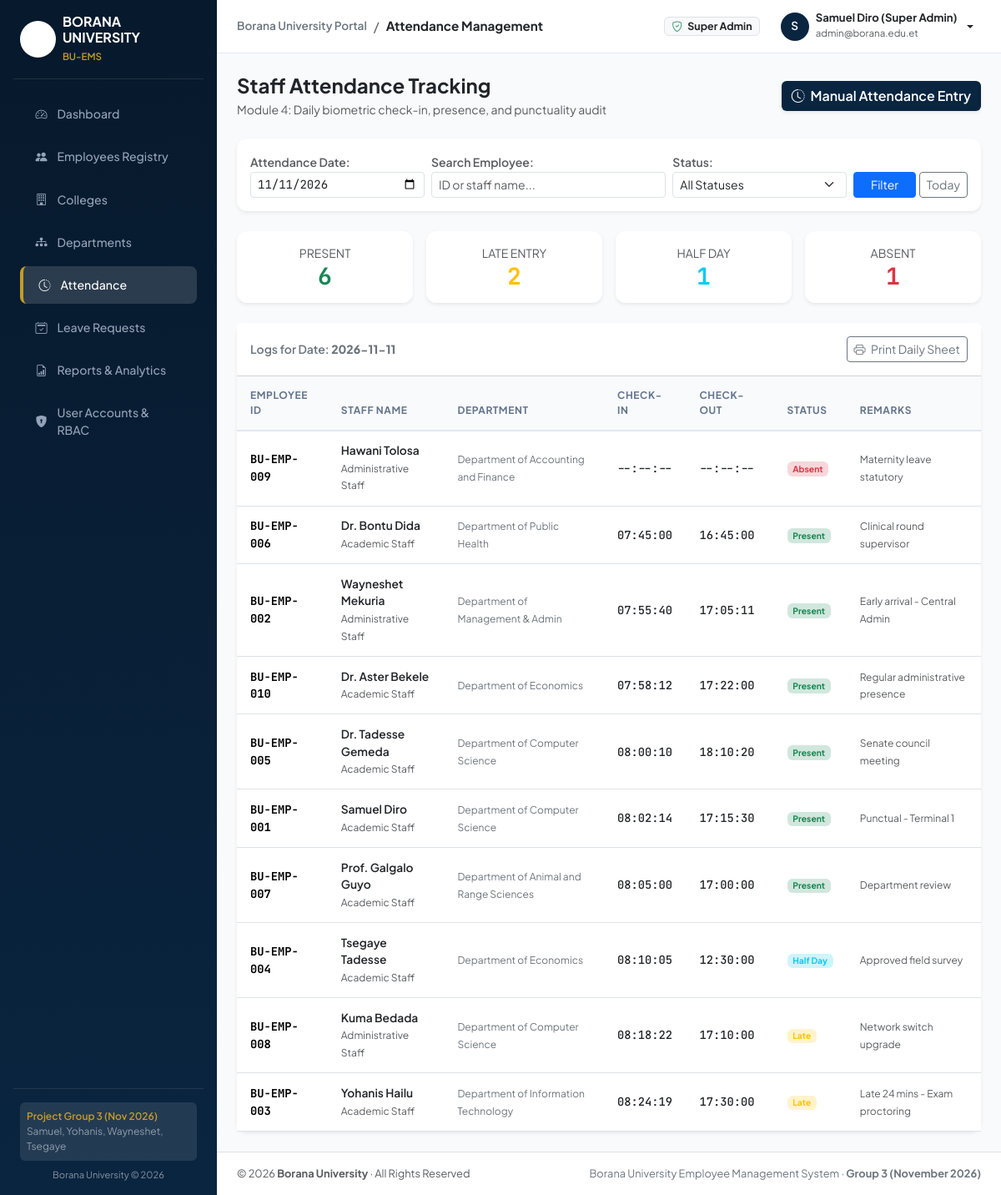
The page /admin/attendance/index.php (signed in) on the database its author committed.
### tables this page shows
CREATE TABLE IF NOT EXISTS `attendance` (
  `id` INT UNSIGNED AUTO_INCREMENT PRIMARY KEY,
  `employee_id` VARCHAR(30) NOT NULL,
  `date` DATE NOT NULL,
  `check_in` TIME NULL,
  `check_out` TIME NULL,
  `status` ENUM('present', 'late', 'absent', 'half_day') NOT NULL DEFAULT 'present',
  `remarks` VARCHAR(255) NULL,
  `recorded_by` VARCHAR(60) DEFAULT 'Biometric/System',
  `created_at` TIMESTAMP DEFAULT CURRENT_TIMESTAMP,
  UNIQUE KEY `uk_emp_date` (`employee_id`, `date`),
  INDEX `idx_att_date` (`date`),
  INDEX `idx_att_status` (`status`),
  CONSTRAINT `fk_att_employee` FOREIGN KEY (`employee_id`) 
    REFERENCES `employees`(`employee_id`) ON DELETE CASCADE ON UPDATE CASCADE
);

CREATE TABLE IF NOT EXISTS `employees` (
  `id` INT UNSIGNED AUTO_INCREMENT PRIMARY KEY,
  `employee_id` VARCHAR(30) NOT NULL UNIQUE,
  `first_name` VARCHAR(60) NOT NULL,
  `father_name` VARCHAR(60) NOT NULL,
  `grandfather_name` VARCHAR(60) NOT NULL,
  `gender` ENUM('Male', 'Female') NOT NULL,
  `date_of_birth` DATE NOT NULL,
  `national_id` VARCHAR(50) NOT NULL UNIQUE,
  `email` VARCHAR(100) NOT NULL UNIQUE,
  `phone` VARCHAR(30) NOT NULL,
  `emergency_contact` VARCHAR(100) NULL,
  `address` VARCHAR(255) NULL,
  `city` VARCHAR(80) DEFAULT 'Yabello',
  
   
  `staff_category` ENUM('academic', 'administrative') NOT NULL,
  `college_id` INT UNSIGNED NOT NULL,
  `department_id` INT UNSIGNED NOT NULL,
  `position` VARCHAR(120) NOT NULL,
  `academic_rank` VARCHAR(80) NULL COMMENT 'Professor, Associate Prof, Assistant Prof, Lecturer, Graduate Assistant',
  `qualification` VARCHAR(100) NOT NULL,
  `specialization` VARCHAR(150) NULL,
  `employment_type` ENUM('Full-Time', 'Contract', 'Part-Time') DEFAULT 'Full-Time',
  `hire_date` DATE NOT NULL,
  `salary` DECIMAL(10,2) NOT NULL DEFAULT 0.00,
  `status` ENUM('active', 'on_leave', 'suspended', 'retired', 'terminated') DEFAULT 'active',
  `photo_path` VARCHAR(255) NULL,
  `created_at` TIMESTAMP DEFAULT CURRENT_TIMESTAMP,
  `updated_at` TIMESTAMP DEFAULT CURRENT_TIMESTAMP ON UPDATE CURRENT_TIMESTAMP,
  
  INDEX `idx_emp_id` (`employee_id`),
  INDEX `idx_staff_cat` (`staff_category`),
  INDEX `idx_status` (`status`),
  CONSTRAINT `fk_emp_college` FOREIGN KEY (`college_id`) 
    REFERENCES `colleges`(`id`) ON DELETE RESTRICT ON UPDATE CASCADE,
  CONSTRAINT `fk_emp_dept` FOREIGN KEY (`department_id`) 
    REFERENCES `departments`(`id`) ON DELETE RESTRICT ON UPDATE CASCADE
);

CREATE TABLE IF NOT EXISTS `departments` (
  `id` INT UNSIGNED AUTO_INCREMENT PRIMARY KEY,
  `college_id` INT UNSIGNED NOT NULL,
  `code` VARCHAR(20) NOT NULL UNIQUE,
  `name` VARCHAR(150) NOT NULL,
  `head_name` VARCHAR(120) NULL,
  `office_location` VARCHAR(100) NULL,
  `email` VARCHAR(100) NULL,
  `phone` VARCHAR(30) NULL,
  `created_at` TIMESTAMP DEFAULT CURRENT_TIMESTAMP,
  `updated_at` TIMESTAMP DEFAULT CURRENT_TIMESTAMP ON UPDATE CURRENT_TIMESTAMP,
  CONSTRAINT `fk_dept_college` FOREIGN KEY (`college_id`) 
    REFERENCES `colleges`(`id`) ON DELETE RESTRICT ON UPDATE CASCADE
);

### includes/auth.php (called while the page is built, shortened)
<?php
function is_logged_in(): bool {
    return isset($_SESSION['user']) && !empty($_SESSION['user']['id']);
}
function has_role(array|string $allowed_roles): bool {
    $user_role = $_SESSION['user']['role_name'] ?? '';
    if (is_string($allowed_roles)) {
        $allowed_roles = [$allowed_roles];
    }
    if ($user_role === 'super_admin') {
        return true;
    }
    return in_array($user_role, $allowed_roles, true);
}

### includes/functions.php (called while the page is built, shortened)
<?php
function e(?string $string): string {
    return htmlspecialchars((string) $string, ENT_QUOTES | ENT_SUBSTITUTE, 'UTF-8');
}

### admin/attendance/index.php (the view, shortened to what this page needs)
<?php
require_once APP_ROOT . '/includes/functions.php';
$pdo = require_once APP_ROOT . '/config/database.php';
require_once APP_ROOT . '/includes/auth.php';
$filter_date = trim($_GET['date'] ?? date('Y-m-d'));
$search = trim($_GET['search'] ?? '');
$query = "
    SELECT a.*, e.first_name, e.father_name, e.staff_category, d.name AS dept_name
    FROM attendance a
    JOIN employees e ON a.employee_id = e.employee_id
    LEFT JOIN departments d ON e.department_id = d.id
    WHERE a.date = :date
";
$params = [':date' => $filter_date];
$query .= " ORDER BY a.check_in ASC, e.first_name ASC";
$stmt = $pdo->prepare($query);
$stmt->execute($params);
$attendance_records = $stmt->fetchAll();
$summary_stmt = $pdo->prepare("
    SELECT
        COUNT(*) AS total_recorded,
        SUM(CASE WHEN status = 'present' THEN 1 ELSE 0 END) AS present_count,
        SUM(CASE WHEN status = 'late' THEN 1 ELSE 0 END) AS late_count,
        SUM(CASE WHEN status = 'half_day' THEN 1 ELSE 0 END) AS half_day_count,
        SUM(CASE WHEN status = 'absent' THEN 1 ELSE 0 END) AS absent_count
    FROM attendance
    WHERE date = ?
");
$summary_stmt->execute([$filter_date]);
$summary = $summary_stmt->fetch();
require_once APP_ROOT . '/includes/header.php';
require_once APP_ROOT . '/includes/sidebar.php';
?>
<div class="main-content flex-grow-1 d-flex flex-column min-vh-100" style="background-color: #f8fafc;">
    <?php require_once APP_ROOT . '/includes/navbar.php'; ?>
    <div class="container-fluid p-4">
        <div class="d-flex flex-column flex-md-row align-items-md-center justify-content-between gap-3 mb-4">
            <div>
                <h4 class="fw-bold mb-1 text-dark">Staff Attendance Tracking</h4>
                <p class="text-muted small mb-0">Module 4: Daily biometric check-in, presence, and punctuality audit</p>
            </div>
            <?php if (has_role(['super_admin', 'hr_admin', 'department_head'])): ?>
            <button class="btn btn-bu-navy text-white shadow-sm" data-bs-toggle="modal" data-bs-target="#recordModal">
                <i class="bi bi-clock-history me-1"></i> Manual Attendance Entry
            </button>
            <?php endif; ?>
        </div>
        <div class="card border-0 shadow-sm mb-4">
            <div class="card-body p-3">
                <form method="GET" action="index.php" class="row g-2 align-items-center">
                    <div class="col-md-3">
                        <label class="small text-muted fw-semibold">Attendance Date:</label>
                        <input type="date" name="date" class="form-control form-control-sm font-mono" value="<?= e($filter_date) ?>" onchange="this.form.submit()">
                    </div>
                    <div class="col-md-4">
                        <label class="small text-muted fw-semibold">Search Employee:</label>
                        <input type="text" name="search" class="form-control form-control-sm" placeholder="ID or staff name..." value="<?= e($search) ?>">
                    </div>
                    <div class="col-md-3">
                        <label class="small text-muted fw-semibold">Status:</label>
                        <select name="status" class="form-select form-select-sm">
                            <option value="">All Statuses</option>
                        </select>
                    </div>
                    <div class="col-md-2 d-flex align-items-end gap-1 mt-auto">
                        <button type="submit" class="btn btn-sm btn-primary w-100">Filter</button>
                        <a href="index.php?date=<?= date('Y-m-d') ?>" class="btn btn-sm btn-outline-secondary" title="Reset Today">Today</a>
                    </div>
                </form>
            </div>
        </div>
        <div class="row g-3 mb-4">
            <div class="col-6 col-md-3">
                <div class="card border-0 shadow-sm p-3 text-center">
                    <span class="text-muted small">PRESENT</span>
                    <h3 class="fw-bold mb-0 text-success font-mono"><?= (int)($summary['present_count'] ?? 0) ?></h3>
                </div>
            </div>
            <div class="col-6 col-md-3">
                <div class="card border-0 shadow-sm p-3 text-center">
                    <span class="text-muted small">LATE ENTRY</span>
                    <h3 class="fw-bold mb-0 text-warning font-mono"><?= (int)($summary['late_count'] ?? 0) ?></h3>
                </div>
            </div>
            <div class="col-6 col-md-3">
                <div class="card border-0 shadow-sm p-3 text-center">
                    <span class="text-muted small">HALF DAY</span>
                    <h3 class="fw-bold mb-0 text-info font-mono"><?= (int)($summary['half_day_count'] ?? 0) ?></h3>
                </div>
            </div>
            <div class="col-6 col-md-3">
                <div class="card border-0 shadow-sm p-3 text-center">
                    <span class="text-muted small">ABSENT</span>
                    <h3 class="fw-bold mb-0 text-danger font-mono"><?= (int)($summary['absent_count'] ?? 0) ?></h3>
                </div>
            </div>
        </div>
        <div class="card border-0 shadow-sm">
            <div class="card-header bg-white py-3 d-flex justify-content-between align-items-center">
                <span class="fw-semibold text-secondary small">Logs for Date: <strong><?= e($filter_date) ?></strong></span>
                <button onclick="window.print()" class="btn btn-sm btn-outline-secondary"><i class="bi bi-printer me-1"></i> Print Daily Sheet</button>
            </div>
            <div class="table-responsive">
                <table class="table table-hover align-middle mb-0">
                    <thead>
                        <tr>
                            <th>Employee ID</th>
                            <th>Staff Name</th>
                            <th>Department</th>
                            <th>Check-In</th>
                            <th>Check-Out</th>
                            <th>Status</th>
                            <th>Remarks</th>
                        </tr>
                    </thead>
                    <tbody>
                        <?php if (empty($attendance_records)): ?>
                            <tr><td colspan="7" class="text-center py-5 text-muted">No attendance logs found for this date.</td></tr>
                        <?php else: ?>
                            <?php foreach ($attendance_records as $att): ?>
                            <tr>
                                <td class="font-mono fw-bold text-bu-navy"><?= e($att['employee_id']) ?></td>
                                <td>
                                    <div class="fw-semibold text-dark"><?= e($att['first_name'] . ' ' . $att['father_name']) ?></div>
                                    <small class="text-muted"><?= ucfirst($att['staff_category']) ?> Staff</small>
                                </td>
                                <td><span class="small text-secondary"><?= e($att['dept_name'] ?? 'N/A') ?></span></td>
                                <td class="font-mono text-dark fw-medium"><?= e($att['check_in'] ?? '--:--:--') ?></td>
                                <td class="font-mono text-dark fw-medium"><?= e($att['check_out'] ?? '--:--:--') ?></td>
                                <td>
                                    <?php if ($att['status'] === 'present'): ?>
                                        <span class="badge bg-success-subtle text-success">Present</span>
                                    <?php elseif ($att['status'] === 'late'): ?>
                                        <span class="badge bg-warning-subtle text-warning">Late</span>
                                    <?php elseif ($att['status'] === 'half_day'): ?>
                                        <span class="badge bg-info-subtle text-info">Half Day</span>
                                    <?php else: ?>
                                        <span class="badge bg-danger-subtle text-danger">Absent</span>
                                    <?php endif; ?>
                                </td>
                                <td><small class="text-muted"><?= e($att['remarks'] ?? '-') ?></small></td>
                            </tr>
                            <?php endforeach; ?>
                        <?php endif; ?>
                    </tbody>
                </table>
            </div>
        </div>
    </div>
<?php require_once APP_ROOT . '/includes/footer.php'; ?>

### assets/css/style.css (style rules this page uses)
:root { --bu-navy: #0a2540; --bu-navy-dark: #07192c; --bu-navy-light: #163e66; --bu-gold: #c59b27; --bu-gold-light: #dfb238; --bu-sidebar-width: 260px; --bu-bg-body: #f8fafc; }
body { font-family: 'Plus Jakarta Sans', system-ui, -apple-system, BlinkMacSystemFont, "Segoe UI", Roboto, sans-serif; background-color: var(--bu-bg-body); color: #1e293b; min-height: 100vh; }
.font-mono { font-family: 'JetBrains Mono', SFMono-Regular, Menlo, Monaco, Consolas, monospace; }
.btn-bu-navy { background-color: var(--bu-navy); color: #ffffff; font-weight: 600; border: none; transition: background-color 0.2s ease, transform 0.1s ease; }
.card { border: 1px solid #e2e8f0; box-shadow: 0 1px 3px 0 rgba(0, 0, 0, 0.04); border-radius: 12px; transition: box-shadow 0.2s ease; }
.table th { font-size: 0.75rem; text-transform: uppercase; letter-spacing: 0.05em; color: #64748b; font-weight: 700; background-color: #f8fafc; border-bottom: 2px solid #e2e8f0; padding: 0.85rem 1rem; }
.table td { vertical-align: middle; font-size: 0.86rem; padding: 0.85rem 1rem; }

### rows shown on the page
attendance: employee "BU-EMP-009", employees.first_name+father_name "Hawani Tolosa", employees.staff_category "Administrative", departments.name "Department of Accounting and Finance", check_in "--:--:--", check_out "--:--:--", status "Absent", remarks "Maternity leave statutory"
attendance: employee "BU-EMP-006", employees.first_name+father_name "Dr. Bontu Dida", employees.staff_category "Academic", departments.name "Department of Public Health", check_in "07:45:00", check_out "16:45:00", status "Present", remarks "Clinical round supervisor"
attendance: employee "BU-EMP-002", employees.first_name+father_name "Wayneshet Mekuria", employees.staff_category "Administrative", departments.name "Department of Management & Admin", check_in "07:55:40", check_out "17:05:11", status "Present", remarks "Early arrival - Central Admin"
attendance: employee "BU-EMP-010", employees.first_name+father_name "Dr. Aster Bekele", employees.staff_category "Academic", departments.name "Department of Economics", check_in "07:58:12", check_out "17:22:00", status "Present", remarks "Regular administrative presence"
attendance: employee "BU-EMP-005", employees.first_name+father_name "Dr. Tadesse Gemeda", employees.staff_category "Academic", departments.name "Department of Computer Science", check_in "08:00:10", check_out "18:10:20", status "Present", remarks "Senate council meeting"
attendance: employee "BU-EMP-001", employees.first_name+father_name "Samuel Diro", employees.staff_category "Academic", departments.name "Department of Computer Science", check_in "08:02:14", check_out "17:15:30", status "Present", remarks "Punctual - Terminal 1"
attendance: employee "BU-EMP-007", employees.first_name+father_name "Prof. Galgalo Guyo", employees.staff_category "Academic", departments.name "Department of Animal and Range Sciences", check_in "08:05:00", check_out "17:00:00", status "Present", remarks "Department review"
attendance: employee "BU-EMP-004", employees.first_name+father_name "Tsegaye Tadesse", employees.staff_category "Academic", departments.name "Department of Economics", check_in "08:10:05", check_out "12:30:00", status "Half Day", remarks "Approved field survey"
attendance: employee "BU-EMP-008", employees.first_name+father_name "Kuma Bedada", employees.staff_category "Administrative", departments.name "Department of Computer Science", check_in "08:18:22", check_out "17:10:00", status "Late", remarks "Network switch upgrade"
attendance: employee "BU-EMP-003", employees.first_name+father_name "Yohanis Hailu", employees.staff_category "Academic", departments.name "Department of Information Technology", check_in "08:24:19", check_out "17:30:00", status "Late", remarks "Late 24 mins - Exam proctoring"

### other values the page prints
$app_config['institution_name'] "BORANA UNIVERSITY"
$app_config['app_short_name'] "BU-EMS"
$page_title "Attendance Management"
str_replace('_', ' ', $user['role_name'] ?? 'Guest') "Super Admin"
substr($user['full_name'] ?? 'U', 0, 1) "S"
$user['full_name'] "Samuel Diro (Super Admin)"
$user['email'] "admin@borana.edu.et"
$summary['present_count'] "6"
$summary['late_count'] "2"
$summary['half_day_count'] "1"
$summary['absent_count'] "1"
$filter_date "2026-11-11"
$app_config['institution_name'] "Borana University"
$app_config['app_name'] "Borana University Employee Management System"
$app_config['project_group'] "Group 3"
